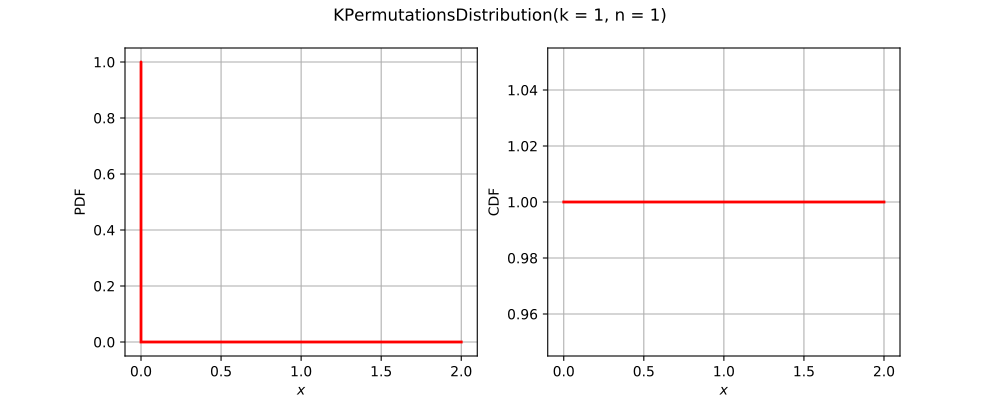

Reproduce this figure in Python.
import openturns as ot
from matplotlib import pyplot as plt
from openturns.viewer import View
if ot.KPermutationsDistribution().__class__.__name__ == 'ComposedDistribution':
    correlation = ot.CorrelationMatrix(2)
    correlation[1, 0] = 0.25
    aCopula = ot.NormalCopula(correlation)
    marginals = [ot.Normal(1.0, 2.0), ot.Normal(2.0, 3.0)]
    distribution = ot.ComposedDistribution(marginals, aCopula)
elif ot.KPermutationsDistribution().__class__.__name__ == 'CumulativeDistributionNetwork':
    distribution = ot.CumulativeDistributionNetwork([ot.Normal(2),ot.Dirichlet([0.5, 1.0, 1.5])], ot.BipartiteGraph([[0,1], [0,1]]))
elif ot.KPermutationsDistribution().__class__.__name__ == 'Histogram':
    distribution = ot.Histogram([-1.0, 0.5, 1.0, 2.0], [0.45, 0.4, 0.15])
else:
    distribution = ot.KPermutationsDistribution()
dimension = distribution.getDimension()
if dimension == 1:
    distribution.setDescription(['$x$'])
    pdf_graph = distribution.drawPDF()
    cdf_graph = distribution.drawCDF()
    fig = plt.figure(figsize=(10, 4))
    plt.suptitle(str(distribution))
    pdf_axis = fig.add_subplot(121)
    cdf_axis = fig.add_subplot(122)
    View(pdf_graph, figure=fig, axes=[pdf_axis], add_legend=False)
    View(cdf_graph, figure=fig, axes=[cdf_axis], add_legend=False)
elif dimension == 2:
    distribution.setDescription(['$x_1$', '$x_2$'])
    pdf_graph = distribution.drawPDF()
    fig = plt.figure(figsize=(10, 5))
    plt.suptitle(str(distribution))
    pdf_axis = fig.add_subplot(111)
    View(pdf_graph, figure=fig, axes=[pdf_axis], add_legend=False)
